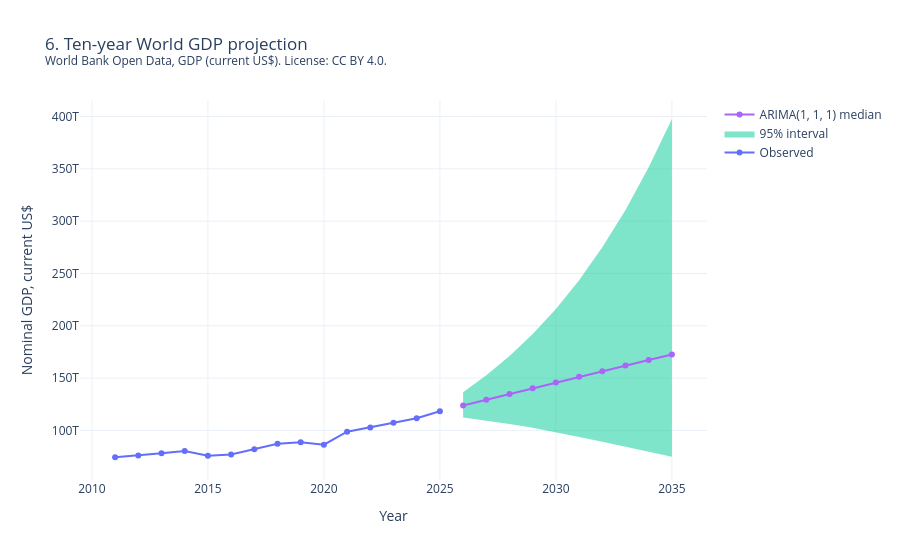

Write notebook code for a chart like this one.
### Code cell
if projection is None:
    print(projection_decision_text(backtest))
else:
    recent = world_series.loc[world_series.index >= projection.origin_year - 14]
    fig = go.Figure()
    fig.add_trace(
        go.Scatter(
            x=list(recent.index),
            y=list(recent.to_numpy()),
            mode="lines+markers",
            name="Observed",
        )
    )
    fig.add_trace(
        go.Scatter(
            x=list(projection.years),
            y=list(projection.upper),
            mode="lines",
            line={"width": 0},
            showlegend=False,
            hoverinfo="skip",
            name="95% upper",
        )
    )
    fig.add_trace(
        go.Scatter(
            x=list(projection.years),
            y=list(projection.lower),
            mode="lines",
            line={"width": 0},
            fill="tonexty",
            name="95% interval",
        )
    )
    fig.add_trace(
        go.Scatter(
            x=list(projection.years),
            y=list(projection.median),
            mode="lines+markers",
            name=f"ARIMA{projection.order} median",
        )
    )
    disclose(fig, "gdp-arima-projection", "6. Ten-year World GDP projection", "gdp_annual")
    fig.update_layout(xaxis_title="Year", yaxis_title="Nominal GDP, current US$")
    fig.show()
    print(
        f"Median path: {trillions(world_series.loc[projection.origin_year])} in {projection.origin_year} "
        f"to {trillions(projection.median[-1])} in {projection.years[-1]}."
    )
    print("Bands are 95% intervals on log nominal GDP. They are not a policy forecast.")

### Figure 1 — Plotly figure (JSON) as saved in the notebook; plotly's stock layout.template omitted (floating-point values rounded to 4 significant figures)
{"data": [{"mode": "lines+markers", "name": "Observed", "type": "scatter", "x": [2011, 2012, 2013, 2014, 2015, 2016, 2017, 2018, 2019, 2020, 2021, 2022, 2023, 2024, 2025], "y": [74390000000000.0, 76060000000000.0, 78170000000000.0, 80240000000000.0, 75840000000000.0, 77080000000000.0, 82110000000000.0, 87310000000000.0, 88800000000000.0, 86390000000000.0, 98780000000000.0, 102900000000000.0, 107300000000000.0, 111700000000000.0, 118400000000000.0]}, {"hoverinfo": "skip", "line": {"width": 0}, "mode": "lines", "name": "95% upper", "showlegend": false, "type": "scatter", "x": [2026, 2027, 2028, 2029, 2030, 2031, 2032, 2033, 2034, 2035], "y": [136500000000000.0, 152700000000000.0, 171100000000000.0, 192100000000000.0, 216100000000000.0, 243600000000000.0, 275000000000000.0, 310800000000000.0, 351400000000000.0, 397600000000000.0]}, {"fill": "tonexty", "line": {"width": 0}, "mode": "lines", "name": "95% interval", "type": "scatter", "x": [2026, 2027, 2028, 2029, 2030, 2031, 2032, 2033, 2034, 2035], "y": [112300000000000.0, 109500000000000.0, 106200000000000.0, 102500000000000.0, 98310000000000.0, 93840000000000.0, 89180000000000.0, 84400000000000.0, 79600000000000.0, 74830000000000.0]}, {"mode": "lines+markers", "name": "ARIMA(1, 1, 1) median", "type": "scatter", "x": [2026, 2027, 2028, 2029, 2030, 2031, 2032, 2033, 2034, 2035], "y": [123800000000000.0, 129300000000000.0, 134800000000000.0, 140300000000000.0, 145800000000000.0, 151200000000000.0, 156600000000000.0, 162000000000000.0, 167300000000000.0, 172500000000000.0]}], "layout": {"autosize": true, "meta": {"chart_id": "gdp-arima-projection", "classification": "open", "profile_id": "public-demo", "provenance": "World Bank Open Data, GDP (current US$). License: CC BY 4.0.", "table": "gdp_annual"}, "title": {"text": "6. Ten-year World GDP projection<br><sup>World Bank Open Data, GDP (current US$). License: CC BY 4.0.</sup>"}, "xaxis": {"title": {"text": "Year"}}, "yaxis": {"title": {"text": "Nominal GDP, current US$"}}}}
